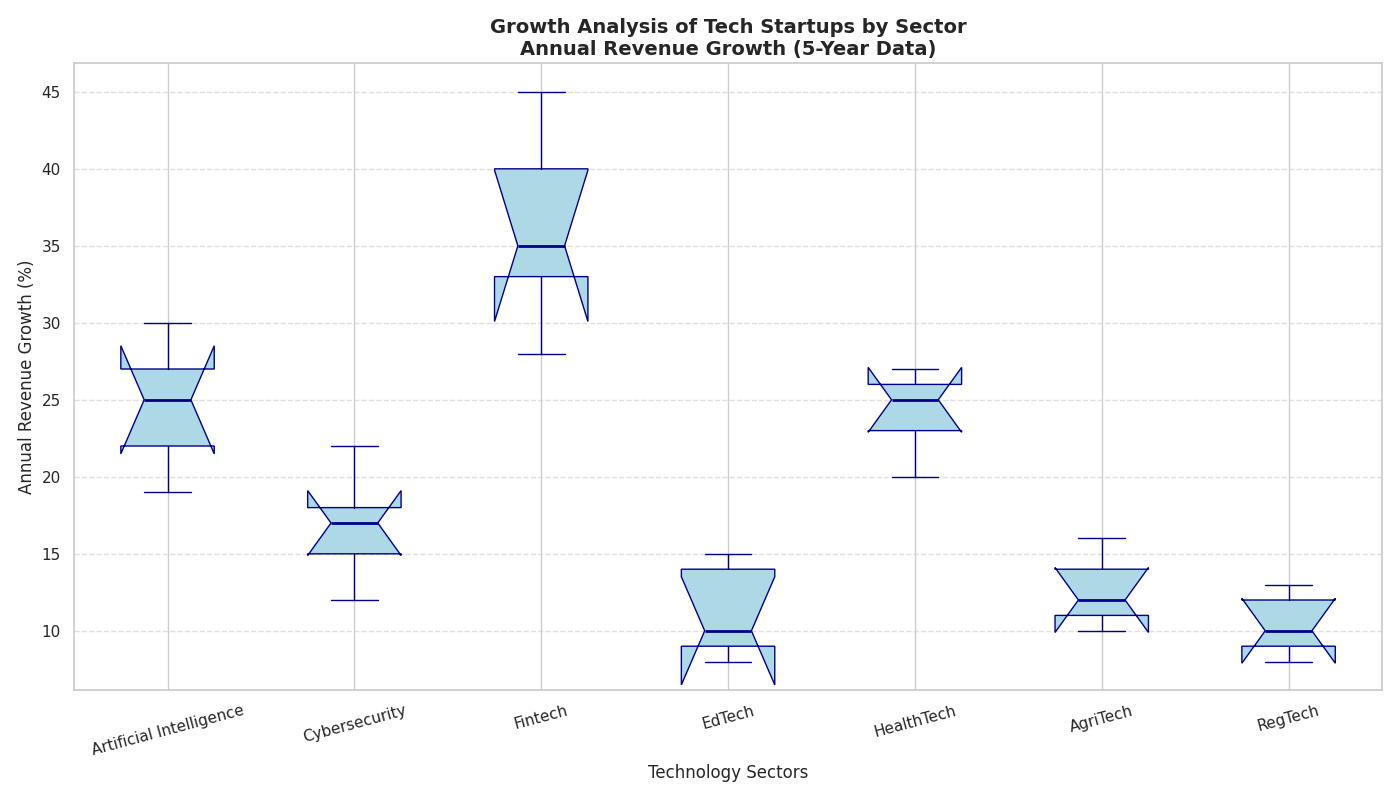

The Python source for this figure:
import matplotlib.pyplot as plt
import numpy as np

sectors = ['Artificial Intelligence', 'Cybersecurity', 'Fintech', 'EdTech', 'HealthTech', 'AgriTech', 'RegTech']

ai_growth = [22, 27, 19, 25, 30]
cyber_growth = [12, 18, 15, 22, 17]
fintech_growth = [35, 28, 40, 33, 45]
edtech_growth = [8, 15, 10, 14, 9]
healthtech_growth = [25, 23, 20, 26, 27]
agritech_growth = [10, 14, 12, 11, 16]
regtech_growth = [9, 13, 8, 12, 10]

growth_data = [ai_growth, cyber_growth, fintech_growth, edtech_growth, healthtech_growth, agritech_growth, regtech_growth]

fig, ax = plt.subplots(figsize=(14, 8))

bp = ax.boxplot(growth_data, vert=True, notch=True, patch_artist=True,
                labels=sectors, 
                boxprops=dict(facecolor='lightblue', color='darkblue'),
                whiskerprops=dict(color='darkblue'),
                capprops=dict(color='darkblue'),
                medianprops=dict(color='darkblue', linewidth=2),
                flierprops=dict(marker='o', color='darkblue', markersize=8, alpha=0.5))

ax.set_title('Growth Analysis of Tech Startups by Sector\nAnnual Revenue Growth (5-Year Data)', fontsize=14, fontweight='bold')
ax.set_ylabel('Annual Revenue Growth (%)', fontsize=12)
ax.set_xlabel('Technology Sectors', fontsize=12)

ax.yaxis.grid(True, linestyle='--', which='major', color='lightgrey', alpha=0.7)

plt.xticks(rotation=15)
plt.tight_layout()
plt.show()
